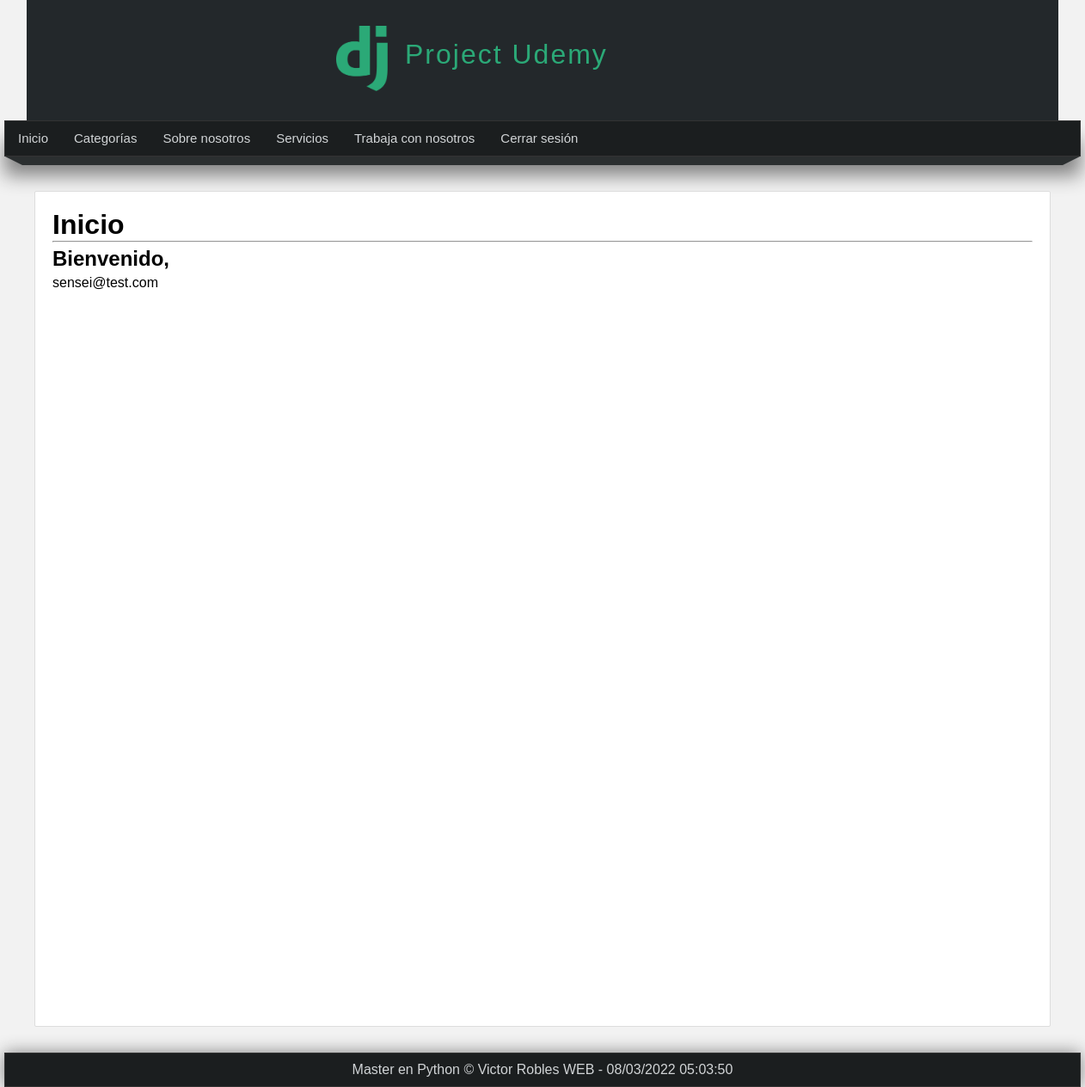
The app's page / (signed in), older data.
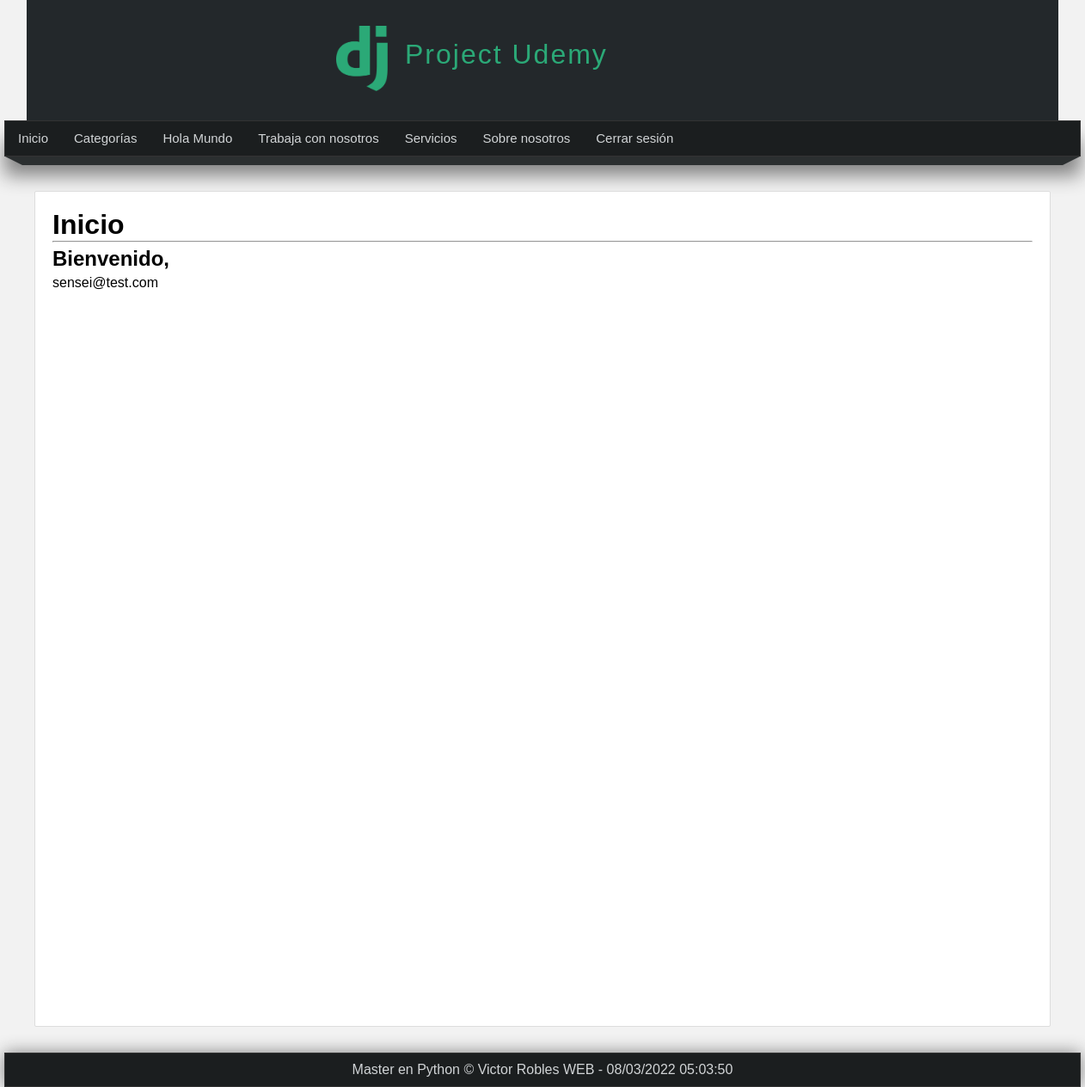
The same page, newer data.
### pages/models.py (models this page shows, shortened)
class Page(models.Model):
    title = models.CharField(max_length=50, verbose_name='Titulo')
    content = RichTextField(verbose_name='Contenido')
    slug = models.CharField(max_length=150, verbose_name='URL amigable', unique=True)
    order = models.IntegerField(verbose_name='Orden', default=0)
    visible = models.BooleanField(verbose_name='¿Visible?')
    created_at = models.DateTimeField(auto_now_add=True, verbose_name='Creado el')
    updated_at = models.DateTimeField(auto_now=True, verbose_name='Actualizado el')
    class Meta:
        verbose_name = 'Pagina'
        verbose_name_plural = 'Paginas'

### mainapp/views.py (the view)
# urls.py: path('', views.index, name='index'),
def index(request):
    return render(request, 'mainapp/index.html', {
        'title': 'Inicio'
    })

### blog/processor.py (called while the page is built)
def get_categories(request):
    categories_use = Article.objects.filter(public=True).values_list('categories', flat=True)
    categories = Category.objects.filter(id__in=categories_use).values_list('id', 'name')  # sub-consult
    return {
        'categories': categories,
        'ids': categories_use
    }

### pages/context_processors.py (called while the page is built)
def get_pages(request):
    pages = Page.objects.filter(visible=True).order_by('order').values_list('id', 'title', 'slug')
    return {
        'pages': pages
    }

### mainapp/templates/mainapp/index.html (shortened to what this page needs)
{% extends 'layouts/layout.html' %}
{% block content %}
    <h1>{{title}}</h1>
    <hr>
    {% if user.email %}
        <h2>Bienvenido, {{request.user.first_name}} {{user.last_name}}</h2>
        <p>
            {{user.email}}
        </p>
    {% else %}
        <h2>Identificate para ver más cosas</h2>
    {% endif %}
{% endblock content %}

### mainapp/templates/layouts/layout.html (shortened to what this page needs)
<!DOCTYPE html>
<html lang="es">
<head>
    {% load static %}
    <link rel="stylesheet" type="text/css" href="{% static 'css/styles.css' %}">
</head>
<body>
    <header>
        <div id="logotipo">
            <img src="{% static 'images/logo.png' %}">
            <h1>Project Udemy</h1>
        </div>
    </header>
    <nav>
        <ul>
            <li>
                <a href='{% url "index" %}'>Inicio</a>
            </li>
            {% if user.email %}
                <li>
                    <a href='{% url "list_articles" %}'>Categorías</a>
                </li>
                {% for page in pages %}
                    <li>
                        <a href='{% url "page" page.2 %}'>{{page.1}}</a>
                    </li>
                {% endfor %}
                    <li>
                        <a href='{% url "logout" %}'>Cerrar sesión</a>
                    </li>
            {% endif %}
        </ul>
    </nav>
    <div class="barra">
        <span class="esquina-izquierda"></span>
        <span class="relleno-barra"></span>
        <span class="esquina-derecha"></span>
    </div>
    <div id="content">
        <div class="box">
            {% block content %}{% endblock %}
        </div>
    </div>
    <footer>
        Master en Python &copy; Victor Robles WEB - {% now "d/m/Y h:m:s" %}
    </footer>
</body>
</html>

Row changes from the older to the newer data that the page shows:
now on this page (row edited): Page: title "Hola Mundo"
changed Page "Trabaja con nosotros": moves up the list
changed Page "Servicios": moves down the list
